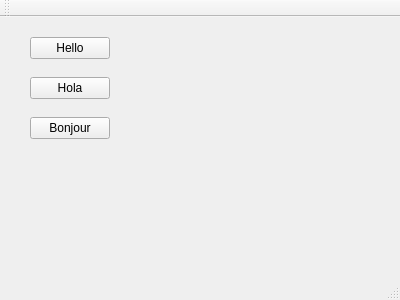
<?xml version="1.0" encoding="UTF-8"?>
<ui version="4.0">
 <class>MainWindow</class>
 <widget class="QMainWindow" name="MainWindow">
  <property name="geometry">
   <rect>
    <x>0</x>
    <y>0</y>
    <width>400</width>
    <height>300</height>
   </rect>
  </property>
  <property name="windowTitle">
   <string>MainWindow</string>
  </property>
  <widget class="QWidget" name="centralWidget">
   <widget class="QPushButton" name="helloButton">
    <property name="geometry">
     <rect>
      <x>30</x>
      <y>20</y>
      <width>80</width>
      <height>22</height>
     </rect>
    </property>
    <property name="text">
     <string>Hello</string>
    </property>
   </widget>
   <widget class="QPushButton" name="holaButton">
    <property name="geometry">
     <rect>
      <x>30</x>
      <y>60</y>
      <width>80</width>
      <height>22</height>
     </rect>
    </property>
    <property name="text">
     <string>Hola</string>
    </property>
   </widget>
   <widget class="QPushButton" name="bonjourButton">
    <property name="geometry">
     <rect>
      <x>30</x>
      <y>100</y>
      <width>80</width>
      <height>22</height>
     </rect>
    </property>
    <property name="text">
     <string>Bonjour</string>
    </property>
   </widget>
  </widget>
  <widget class="QMenuBar" name="menuBar">
   <property name="geometry">
    <rect>
     <x>0</x>
     <y>0</y>
     <width>400</width>
     <height>19</height>
    </rect>
   </property>
  </widget>
  <widget class="QToolBar" name="mainToolBar">
   <attribute name="toolBarArea">
    <enum>TopToolBarArea</enum>
   </attribute>
   <attribute name="toolBarBreak">
    <bool>false</bool>
   </attribute>
  </widget>
  <widget class="QStatusBar" name="statusBar"/>
 </widget>
 <layoutdefault spacing="6" margin="11"/>
 <resources/>
 <connections/>
</ui>
